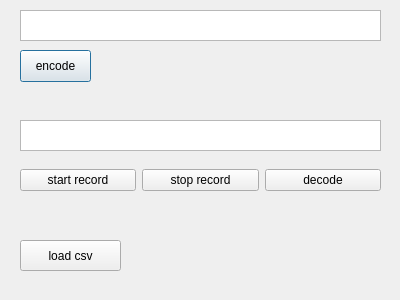
<?xml version="1.0" encoding="UTF-8"?>
<ui version="4.0">
 <class>Dialog</class>
 <widget class="QDialog" name="Dialog">
  <property name="geometry">
   <rect>
    <x>0</x>
    <y>0</y>
    <width>400</width>
    <height>300</height>
   </rect>
  </property>
  <property name="windowTitle">
   <string>Dialog</string>
  </property>
  <widget class="QPushButton" name="encode_button">
   <property name="geometry">
    <rect>
     <x>20</x>
     <y>50</y>
     <width>71</width>
     <height>32</height>
    </rect>
   </property>
   <property name="text">
    <string>encode</string>
   </property>
  </widget>
  <widget class="QTextEdit" name="encode_text">
   <property name="geometry">
    <rect>
     <x>20</x>
     <y>10</y>
     <width>361</width>
     <height>31</height>
    </rect>
   </property>
  </widget>
  <widget class="QTextEdit" name="decode_text">
   <property name="geometry">
    <rect>
     <x>20</x>
     <y>120</y>
     <width>361</width>
     <height>31</height>
    </rect>
   </property>
  </widget>
  <widget class="QWidget" name="horizontalLayoutWidget">
   <property name="geometry">
    <rect>
     <x>20</x>
     <y>160</y>
     <width>361</width>
     <height>41</height>
    </rect>
   </property>
   <layout class="QHBoxLayout" name="horizontalLayout">
    <item>
     <widget class="QPushButton" name="start_record">
      <property name="text">
       <string>start record</string>
      </property>
     </widget>
    </item>
    <item>
     <widget class="QPushButton" name="stop_record">
      <property name="text">
       <string>stop record</string>
      </property>
     </widget>
    </item>
    <item>
     <widget class="QPushButton" name="decode_button">
      <property name="text">
       <string>decode</string>
      </property>
     </widget>
    </item>
   </layout>
  </widget>
  <widget class="QPushButton" name="load_csv">
   <property name="geometry">
    <rect>
     <x>20</x>
     <y>240</y>
     <width>101</width>
     <height>31</height>
    </rect>
   </property>
   <property name="text">
    <string>load csv</string>
   </property>
  </widget>
 </widget>
 <resources/>
 <connections/>
</ui>
